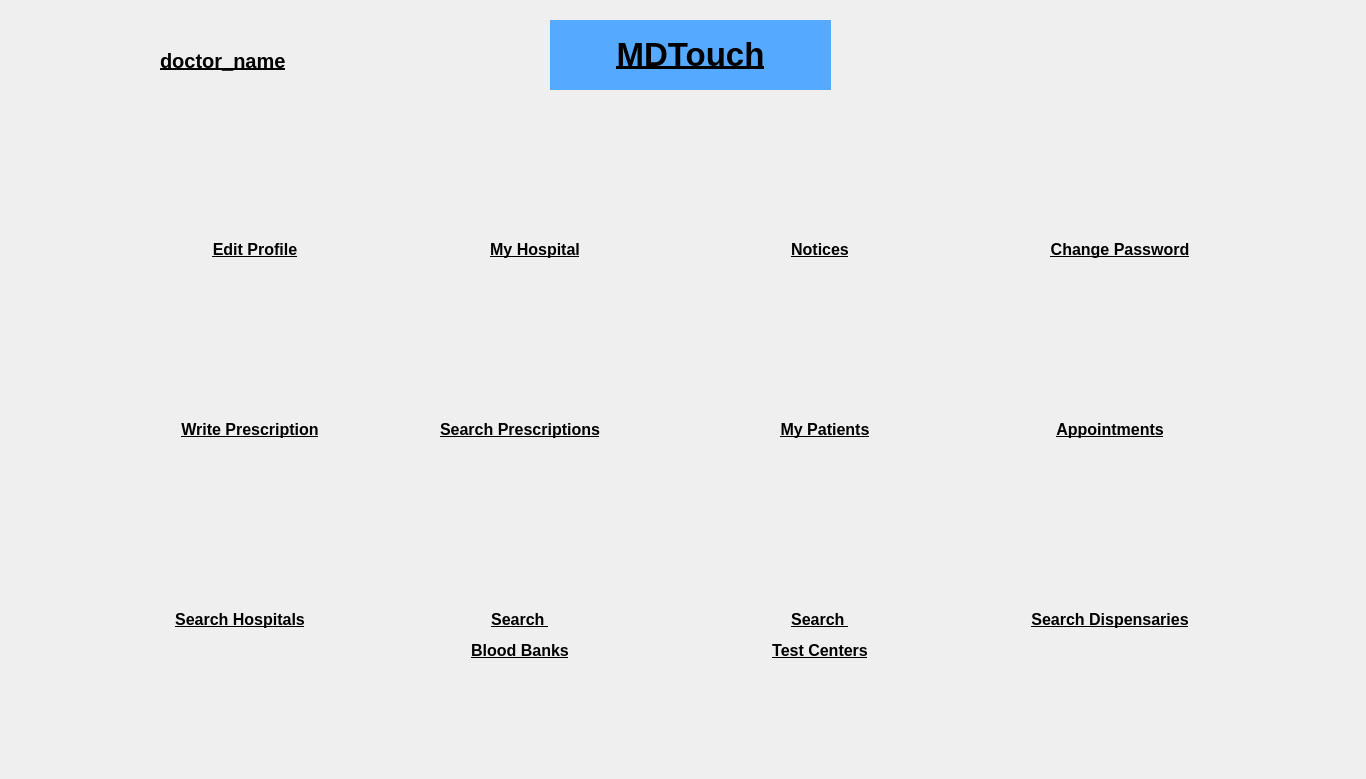
<?xml version="1.0" encoding="UTF-8"?>
<ui version="4.0">
 <class>doctorHome</class>
 <widget class="QMainWindow" name="doctorHome">
  <property name="geometry">
   <rect>
    <x>0</x>
    <y>0</y>
    <width>1366</width>
    <height>779</height>
   </rect>
  </property>
  <property name="windowTitle">
   <string>MainWindow</string>
  </property>
  <widget class="QWidget" name="centralwidget">
   <widget class="QLabel" name="title">
    <property name="geometry">
     <rect>
      <x>550</x>
      <y>20</y>
      <width>281</width>
      <height>70</height>
     </rect>
    </property>
    <property name="sizePolicy">
     <sizepolicy hsizetype="Fixed" vsizetype="Fixed">
      <horstretch>0</horstretch>
      <verstretch>0</verstretch>
     </sizepolicy>
    </property>
    <property name="minimumSize">
     <size>
      <width>0</width>
      <height>50</height>
     </size>
    </property>
    <property name="maximumSize">
     <size>
      <width>400</width>
      <height>70</height>
     </size>
    </property>
    <property name="styleSheet">
     <string notr="true">background-color: rgb(85, 170, 255);</string>
    </property>
    <property name="text">
     <string>&lt;!DOCTYPE HTML PUBLIC &quot;-//W3C//DTD HTML 4.0//EN&quot; &quot;http://www.w3.org/TR/REC-html40/strict.dtd&quot;&gt;
&lt;html&gt;&lt;head&gt;&lt;meta name=&quot;qrichtext&quot; content=&quot;1&quot; /&gt;&lt;style type=&quot;text/css&quot;&gt;
p, li { white-space: pre-wrap; }
&lt;/style&gt;&lt;/head&gt;&lt;body style=&quot; font-family:'MS Shell Dlg 2'; font-size:8pt; font-weight:400; font-style:normal;&quot;&gt;
&lt;p align=&quot;center&quot; style=&quot; margin-top:12px; margin-bottom:12px; margin-left:0px; margin-right:0px; -qt-block-indent:0; text-indent:0px;&quot;&gt;&lt;span style=&quot; font-size:25pt; font-weight:600; text-decoration: underline;&quot;&gt;MDTouch&lt;/span&gt;&lt;/p&gt;&lt;/body&gt;&lt;/html&gt;</string>
    </property>
   </widget>
   <widget class="QWidget" name="horizontalLayoutWidget_2">
    <property name="geometry">
     <rect>
      <x>10</x>
      <y>300</y>
      <width>1331</width>
      <height>111</height>
     </rect>
    </property>
    <layout class="QHBoxLayout" name="horizontalLayout_2">
     <item>
      <widget class="QPushButton" name="writePrescription">
       <property name="minimumSize">
        <size>
         <width>100</width>
         <height>100</height>
        </size>
       </property>
       <property name="maximumSize">
        <size>
         <width>100</width>
         <height>100</height>
        </size>
       </property>
       <property name="styleSheet">
        <string notr="true">border:none;</string>
       </property>
       <property name="text">
        <string/>
       </property>
       <property name="icon">
        <iconset>
         <normaloff>../../Images/prescription.png</normaloff>../../Images/prescription.png</iconset>
       </property>
       <property name="iconSize">
        <size>
         <width>100</width>
         <height>100</height>
        </size>
       </property>
      </widget>
     </item>
     <item>
      <widget class="QPushButton" name="searchPrescriptions">
       <property name="minimumSize">
        <size>
         <width>100</width>
         <height>100</height>
        </size>
       </property>
       <property name="maximumSize">
        <size>
         <width>100</width>
         <height>100</height>
        </size>
       </property>
       <property name="styleSheet">
        <string notr="true">border:none;</string>
       </property>
       <property name="text">
        <string/>
       </property>
       <property name="icon">
        <iconset>
         <normaloff>../../Images/search_prescription.png</normaloff>../../Images/search_prescription.png</iconset>
       </property>
       <property name="iconSize">
        <size>
         <width>100</width>
         <height>100</height>
        </size>
       </property>
      </widget>
     </item>
     <item>
      <widget class="QPushButton" name="patients">
       <property name="minimumSize">
        <size>
         <width>100</width>
         <height>100</height>
        </size>
       </property>
       <property name="maximumSize">
        <size>
         <width>100</width>
         <height>100</height>
        </size>
       </property>
       <property name="styleSheet">
        <string notr="true">border:none;</string>
       </property>
       <property name="text">
        <string/>
       </property>
       <property name="icon">
        <iconset>
         <normaloff>../../Images/patients.png</normaloff>../../Images/patients.png</iconset>
       </property>
       <property name="iconSize">
        <size>
         <width>100</width>
         <height>100</height>
        </size>
       </property>
      </widget>
     </item>
     <item>
      <widget class="QPushButton" name="appointments">
       <property name="minimumSize">
        <size>
         <width>100</width>
         <height>100</height>
        </size>
       </property>
       <property name="maximumSize">
        <size>
         <width>100</width>
         <height>100</height>
        </size>
       </property>
       <property name="styleSheet">
        <string notr="true">border:none;</string>
       </property>
       <property name="text">
        <string/>
       </property>
       <property name="icon">
        <iconset>
         <normaloff>../../Images/appointments.png</normaloff>../../Images/appointments.png</iconset>
       </property>
       <property name="iconSize">
        <size>
         <width>100</width>
         <height>100</height>
        </size>
       </property>
      </widget>
     </item>
    </layout>
   </widget>
   <widget class="QWidget" name="horizontalLayoutWidget_3">
    <property name="geometry">
     <rect>
      <x>10</x>
      <y>490</y>
      <width>1331</width>
      <height>111</height>
     </rect>
    </property>
    <layout class="QHBoxLayout" name="horizontalLayout_3">
     <item>
      <widget class="QPushButton" name="searchHospitals">
       <property name="minimumSize">
        <size>
         <width>100</width>
         <height>100</height>
        </size>
       </property>
       <property name="maximumSize">
        <size>
         <width>100</width>
         <height>100</height>
        </size>
       </property>
       <property name="styleSheet">
        <string notr="true">border:none;</string>
       </property>
       <property name="text">
        <string/>
       </property>
       <property name="icon">
        <iconset>
         <normaloff>../../Images/search_hospitals.png</normaloff>../../Images/search_hospitals.png</iconset>
       </property>
       <property name="iconSize">
        <size>
         <width>100</width>
         <height>100</height>
        </size>
       </property>
      </widget>
     </item>
     <item>
      <widget class="QPushButton" name="searchBloodBankCenters">
       <property name="minimumSize">
        <size>
         <width>100</width>
         <height>100</height>
        </size>
       </property>
       <property name="maximumSize">
        <size>
         <width>100</width>
         <height>100</height>
        </size>
       </property>
       <property name="styleSheet">
        <string notr="true">border:none;</string>
       </property>
       <property name="text">
        <string/>
       </property>
       <property name="icon">
        <iconset>
         <normaloff>../../Images/view_bloodBanks.png</normaloff>../../Images/view_bloodBanks.png</iconset>
       </property>
       <property name="iconSize">
        <size>
         <width>100</width>
         <height>100</height>
        </size>
       </property>
      </widget>
     </item>
     <item>
      <widget class="QPushButton" name="searchTestCenters">
       <property name="minimumSize">
        <size>
         <width>100</width>
         <height>100</height>
        </size>
       </property>
       <property name="maximumSize">
        <size>
         <width>100</width>
         <height>100</height>
        </size>
       </property>
       <property name="styleSheet">
        <string notr="true">border:none;</string>
       </property>
       <property name="text">
        <string/>
       </property>
       <property name="icon">
        <iconset>
         <normaloff>../../Images/search_testCenters.png</normaloff>../../Images/search_testCenters.png</iconset>
       </property>
       <property name="iconSize">
        <size>
         <width>100</width>
         <height>100</height>
        </size>
       </property>
      </widget>
     </item>
     <item>
      <widget class="QPushButton" name="searchDispensaries">
       <property name="minimumSize">
        <size>
         <width>100</width>
         <height>100</height>
        </size>
       </property>
       <property name="maximumSize">
        <size>
         <width>100</width>
         <height>100</height>
        </size>
       </property>
       <property name="styleSheet">
        <string notr="true">border:none;</string>
       </property>
       <property name="text">
        <string/>
       </property>
       <property name="icon">
        <iconset>
         <normaloff>../../Images/search_medicines.png</normaloff>../../Images/search_medicines.png</iconset>
       </property>
       <property name="iconSize">
        <size>
         <width>100</width>
         <height>100</height>
        </size>
       </property>
      </widget>
     </item>
    </layout>
   </widget>
   <widget class="QWidget" name="horizontalLayoutWidget">
    <property name="geometry">
     <rect>
      <x>10</x>
      <y>120</y>
      <width>1331</width>
      <height>109</height>
     </rect>
    </property>
    <layout class="QHBoxLayout" name="horizontalLayout">
     <item>
      <widget class="QPushButton" name="editProfile">
       <property name="minimumSize">
        <size>
         <width>100</width>
         <height>100</height>
        </size>
       </property>
       <property name="maximumSize">
        <size>
         <width>100</width>
         <height>100</height>
        </size>
       </property>
       <property name="styleSheet">
        <string notr="true">border:none;</string>
       </property>
       <property name="text">
        <string/>
       </property>
       <property name="icon">
        <iconset>
         <normaloff>../../Images/edit_profile.png</normaloff>../../Images/edit_profile.png</iconset>
       </property>
       <property name="iconSize">
        <size>
         <width>100</width>
         <height>100</height>
        </size>
       </property>
      </widget>
     </item>
     <item>
      <widget class="QPushButton" name="myHospital">
       <property name="minimumSize">
        <size>
         <width>100</width>
         <height>100</height>
        </size>
       </property>
       <property name="maximumSize">
        <size>
         <width>100</width>
         <height>100</height>
        </size>
       </property>
       <property name="styleSheet">
        <string notr="true">border:none;</string>
       </property>
       <property name="text">
        <string/>
       </property>
       <property name="icon">
        <iconset>
         <normaloff>../../Images/my_hospital.png</normaloff>../../Images/my_hospital.png</iconset>
       </property>
       <property name="iconSize">
        <size>
         <width>100</width>
         <height>100</height>
        </size>
       </property>
      </widget>
     </item>
     <item>
      <widget class="QPushButton" name="notices">
       <property name="minimumSize">
        <size>
         <width>100</width>
         <height>100</height>
        </size>
       </property>
       <property name="maximumSize">
        <size>
         <width>100</width>
         <height>100</height>
        </size>
       </property>
       <property name="styleSheet">
        <string notr="true">border:none;</string>
       </property>
       <property name="text">
        <string/>
       </property>
       <property name="icon">
        <iconset>
         <normaloff>../../Images/notices.png</normaloff>../../Images/notices.png</iconset>
       </property>
       <property name="iconSize">
        <size>
         <width>100</width>
         <height>100</height>
        </size>
       </property>
      </widget>
     </item>
     <item>
      <widget class="QPushButton" name="changePassword">
       <property name="minimumSize">
        <size>
         <width>100</width>
         <height>100</height>
        </size>
       </property>
       <property name="maximumSize">
        <size>
         <width>100</width>
         <height>100</height>
        </size>
       </property>
       <property name="styleSheet">
        <string notr="true">border:none;</string>
       </property>
       <property name="text">
        <string/>
       </property>
       <property name="icon">
        <iconset>
         <normaloff>../../Images/change_password.png</normaloff>../../Images/change_password.png</iconset>
       </property>
       <property name="iconSize">
        <size>
         <width>100</width>
         <height>100</height>
        </size>
       </property>
      </widget>
     </item>
    </layout>
   </widget>
   <widget class="QLabel" name="editProfileLabel">
    <property name="geometry">
     <rect>
      <x>180</x>
      <y>230</y>
      <width>150</width>
      <height>40</height>
     </rect>
    </property>
    <property name="minimumSize">
     <size>
      <width>150</width>
      <height>40</height>
     </size>
    </property>
    <property name="maximumSize">
     <size>
      <width>150</width>
      <height>40</height>
     </size>
    </property>
    <property name="text">
     <string>&lt;html&gt;&lt;head/&gt;&lt;body&gt;&lt;p&gt;&lt;span style=&quot; font-size:12pt; font-weight:600; text-decoration: underline;&quot;&gt;Edit Profile&lt;/span&gt;&lt;/p&gt;&lt;/body&gt;&lt;/html&gt;</string>
    </property>
    <property name="alignment">
     <set>Qt::AlignCenter</set>
    </property>
   </widget>
   <widget class="QLabel" name="appointmentsLabel">
    <property name="geometry">
     <rect>
      <x>1020</x>
      <y>410</y>
      <width>180</width>
      <height>40</height>
     </rect>
    </property>
    <property name="minimumSize">
     <size>
      <width>180</width>
      <height>40</height>
     </size>
    </property>
    <property name="maximumSize">
     <size>
      <width>180</width>
      <height>40</height>
     </size>
    </property>
    <property name="text">
     <string>&lt;html&gt;&lt;head/&gt;&lt;body&gt;&lt;p&gt;&lt;span style=&quot; font-size:12pt; font-weight:600; text-decoration: underline;&quot;&gt;Appointments&lt;/span&gt;&lt;/p&gt;&lt;/body&gt;&lt;/html&gt;</string>
    </property>
    <property name="alignment">
     <set>Qt::AlignCenter</set>
    </property>
   </widget>
   <widget class="QLabel" name="patientsLabel">
    <property name="geometry">
     <rect>
      <x>750</x>
      <y>410</y>
      <width>150</width>
      <height>40</height>
     </rect>
    </property>
    <property name="minimumSize">
     <size>
      <width>150</width>
      <height>40</height>
     </size>
    </property>
    <property name="maximumSize">
     <size>
      <width>150</width>
      <height>40</height>
     </size>
    </property>
    <property name="text">
     <string>&lt;html&gt;&lt;head/&gt;&lt;body&gt;&lt;p&gt;&lt;span style=&quot; font-size:12pt; font-weight:600; text-decoration: underline;&quot;&gt;My Patients&lt;/span&gt;&lt;/p&gt;&lt;/body&gt;&lt;/html&gt;</string>
    </property>
    <property name="alignment">
     <set>Qt::AlignCenter</set>
    </property>
   </widget>
   <widget class="QLabel" name="noticesLabel">
    <property name="geometry">
     <rect>
      <x>745</x>
      <y>230</y>
      <width>150</width>
      <height>40</height>
     </rect>
    </property>
    <property name="minimumSize">
     <size>
      <width>150</width>
      <height>40</height>
     </size>
    </property>
    <property name="maximumSize">
     <size>
      <width>150</width>
      <height>40</height>
     </size>
    </property>
    <property name="text">
     <string>&lt;html&gt;&lt;head/&gt;&lt;body&gt;&lt;p&gt;&lt;span style=&quot; font-size:12pt; font-weight:600; text-decoration: underline;&quot;&gt;Notices&lt;/span&gt;&lt;/p&gt;&lt;/body&gt;&lt;/html&gt;</string>
    </property>
    <property name="alignment">
     <set>Qt::AlignCenter</set>
    </property>
   </widget>
   <widget class="QLabel" name="writePrescriptionLabel">
    <property name="geometry">
     <rect>
      <x>130</x>
      <y>410</y>
      <width>240</width>
      <height>40</height>
     </rect>
    </property>
    <property name="minimumSize">
     <size>
      <width>240</width>
      <height>40</height>
     </size>
    </property>
    <property name="maximumSize">
     <size>
      <width>240</width>
      <height>40</height>
     </size>
    </property>
    <property name="text">
     <string>&lt;html&gt;&lt;head/&gt;&lt;body&gt;&lt;p&gt;&lt;span style=&quot; font-size:12pt; font-weight:600; text-decoration: underline;&quot;&gt;Write Prescription&lt;/span&gt;&lt;/p&gt;&lt;/body&gt;&lt;/html&gt;</string>
    </property>
    <property name="alignment">
     <set>Qt::AlignCenter</set>
    </property>
   </widget>
   <widget class="QLabel" name="searchPrescriptionsLabel">
    <property name="geometry">
     <rect>
      <x>400</x>
      <y>410</y>
      <width>240</width>
      <height>40</height>
     </rect>
    </property>
    <property name="minimumSize">
     <size>
      <width>240</width>
      <height>40</height>
     </size>
    </property>
    <property name="maximumSize">
     <size>
      <width>240</width>
      <height>40</height>
     </size>
    </property>
    <property name="text">
     <string>&lt;html&gt;&lt;head/&gt;&lt;body&gt;&lt;p&gt;&lt;span style=&quot; font-size:12pt; font-weight:600; text-decoration: underline;&quot;&gt;Search Prescriptions&lt;/span&gt;&lt;/p&gt;&lt;/body&gt;&lt;/html&gt;</string>
    </property>
    <property name="alignment">
     <set>Qt::AlignCenter</set>
    </property>
   </widget>
   <widget class="QLabel" name="consultsLabel">
    <property name="geometry">
     <rect>
      <x>460</x>
      <y>230</y>
      <width>150</width>
      <height>40</height>
     </rect>
    </property>
    <property name="minimumSize">
     <size>
      <width>150</width>
      <height>40</height>
     </size>
    </property>
    <property name="maximumSize">
     <size>
      <width>150</width>
      <height>40</height>
     </size>
    </property>
    <property name="text">
     <string>&lt;html&gt;&lt;head/&gt;&lt;body&gt;&lt;p&gt;&lt;span style=&quot; font-size:12pt; font-weight:600; text-decoration: underline;&quot;&gt;My Hospital&lt;/span&gt;&lt;/p&gt;&lt;/body&gt;&lt;/html&gt;</string>
    </property>
    <property name="alignment">
     <set>Qt::AlignCenter</set>
    </property>
   </widget>
   <widget class="QLabel" name="changePasswordLabel">
    <property name="geometry">
     <rect>
      <x>1000</x>
      <y>230</y>
      <width>240</width>
      <height>40</height>
     </rect>
    </property>
    <property name="minimumSize">
     <size>
      <width>240</width>
      <height>40</height>
     </size>
    </property>
    <property name="maximumSize">
     <size>
      <width>240</width>
      <height>40</height>
     </size>
    </property>
    <property name="text">
     <string>&lt;html&gt;&lt;head/&gt;&lt;body&gt;&lt;p&gt;&lt;span style=&quot; font-size:12pt; font-weight:600; text-decoration: underline;&quot;&gt;Change Password&lt;/span&gt;&lt;/p&gt;&lt;/body&gt;&lt;/html&gt;</string>
    </property>
    <property name="alignment">
     <set>Qt::AlignCenter</set>
    </property>
   </widget>
   <widget class="QLabel" name="searchHospitalsLabel">
    <property name="geometry">
     <rect>
      <x>120</x>
      <y>600</y>
      <width>240</width>
      <height>40</height>
     </rect>
    </property>
    <property name="minimumSize">
     <size>
      <width>240</width>
      <height>40</height>
     </size>
    </property>
    <property name="maximumSize">
     <size>
      <width>240</width>
      <height>40</height>
     </size>
    </property>
    <property name="text">
     <string>&lt;html&gt;&lt;head/&gt;&lt;body&gt;&lt;p&gt;&lt;span style=&quot; font-size:12pt; font-weight:600; text-decoration: underline;&quot;&gt;Search Hospitals&lt;/span&gt;&lt;/p&gt;&lt;/body&gt;&lt;/html&gt;</string>
    </property>
    <property name="alignment">
     <set>Qt::AlignCenter</set>
    </property>
   </widget>
   <widget class="QLabel" name="searchBloodBanksLabel">
    <property name="geometry">
     <rect>
      <x>400</x>
      <y>600</y>
      <width>240</width>
      <height>71</height>
     </rect>
    </property>
    <property name="minimumSize">
     <size>
      <width>240</width>
      <height>40</height>
     </size>
    </property>
    <property name="maximumSize">
     <size>
      <width>240</width>
      <height>80</height>
     </size>
    </property>
    <property name="text">
     <string>&lt;html&gt;&lt;head/&gt;&lt;body&gt;&lt;p align=&quot;center&quot;&gt;&lt;span style=&quot; font-size:12pt; font-weight:600; text-decoration: underline;&quot;&gt;Search &lt;/span&gt;&lt;/p&gt;&lt;p align=&quot;center&quot;&gt;&lt;span style=&quot; font-size:12pt; font-weight:600; text-decoration: underline;&quot;&gt;Blood Banks&lt;/span&gt;&lt;/p&gt;&lt;/body&gt;&lt;/html&gt;</string>
    </property>
    <property name="alignment">
     <set>Qt::AlignCenter</set>
    </property>
   </widget>
   <widget class="QLabel" name="searchTestCentersLabel">
    <property name="geometry">
     <rect>
      <x>700</x>
      <y>600</y>
      <width>240</width>
      <height>71</height>
     </rect>
    </property>
    <property name="minimumSize">
     <size>
      <width>240</width>
      <height>40</height>
     </size>
    </property>
    <property name="maximumSize">
     <size>
      <width>240</width>
      <height>80</height>
     </size>
    </property>
    <property name="text">
     <string>&lt;html&gt;&lt;head/&gt;&lt;body&gt;&lt;p align=&quot;center&quot;&gt;&lt;span style=&quot; font-size:12pt; font-weight:600; text-decoration: underline;&quot;&gt;Search &lt;/span&gt;&lt;/p&gt;&lt;p align=&quot;center&quot;&gt;&lt;span style=&quot; font-size:12pt; font-weight:600; text-decoration: underline;&quot;&gt;Test Centers&lt;/span&gt;&lt;/p&gt;&lt;/body&gt;&lt;/html&gt;</string>
    </property>
    <property name="alignment">
     <set>Qt::AlignCenter</set>
    </property>
   </widget>
   <widget class="QLabel" name="searchDispensariesLabel">
    <property name="geometry">
     <rect>
      <x>990</x>
      <y>600</y>
      <width>240</width>
      <height>40</height>
     </rect>
    </property>
    <property name="minimumSize">
     <size>
      <width>240</width>
      <height>40</height>
     </size>
    </property>
    <property name="maximumSize">
     <size>
      <width>240</width>
      <height>40</height>
     </size>
    </property>
    <property name="text">
     <string>&lt;html&gt;&lt;head/&gt;&lt;body&gt;&lt;p&gt;&lt;span style=&quot; font-size:12pt; font-weight:600; text-decoration: underline;&quot;&gt;Search Dispensaries&lt;/span&gt;&lt;/p&gt;&lt;/body&gt;&lt;/html&gt;</string>
    </property>
    <property name="alignment">
     <set>Qt::AlignCenter</set>
    </property>
   </widget>
   <widget class="QLabel" name="doctorName">
    <property name="geometry">
     <rect>
      <x>160</x>
      <y>30</y>
      <width>400</width>
      <height>61</height>
     </rect>
    </property>
    <property name="sizePolicy">
     <sizepolicy hsizetype="Fixed" vsizetype="Fixed">
      <horstretch>0</horstretch>
      <verstretch>0</verstretch>
     </sizepolicy>
    </property>
    <property name="minimumSize">
     <size>
      <width>100</width>
      <height>30</height>
     </size>
    </property>
    <property name="maximumSize">
     <size>
      <width>400</width>
      <height>100</height>
     </size>
    </property>
    <property name="styleSheet">
     <string notr="true">font-size:15pt;
font-weight:bold;
text-decoration: underline</string>
    </property>
    <property name="text">
     <string>doctor_name</string>
    </property>
   </widget>
   <widget class="QPushButton" name="inbox">
    <property name="geometry">
     <rect>
      <x>1220</x>
      <y>20</y>
      <width>50</width>
      <height>50</height>
     </rect>
    </property>
    <property name="minimumSize">
     <size>
      <width>50</width>
      <height>50</height>
     </size>
    </property>
    <property name="maximumSize">
     <size>
      <width>50</width>
      <height>50</height>
     </size>
    </property>
    <property name="styleSheet">
     <string notr="true">border:none;</string>
    </property>
    <property name="text">
     <string/>
    </property>
    <property name="icon">
     <iconset>
      <normaloff>../../Images/doctor_consultant.png</normaloff>../../Images/doctor_consultant.png</iconset>
    </property>
    <property name="iconSize">
     <size>
      <width>50</width>
      <height>50</height>
     </size>
    </property>
   </widget>
   <widget class="QPushButton" name="logout">
    <property name="geometry">
     <rect>
      <x>1290</x>
      <y>20</y>
      <width>50</width>
      <height>50</height>
     </rect>
    </property>
    <property name="minimumSize">
     <size>
      <width>50</width>
      <height>50</height>
     </size>
    </property>
    <property name="maximumSize">
     <size>
      <width>50</width>
      <height>50</height>
     </size>
    </property>
    <property name="styleSheet">
     <string notr="true">border:none;</string>
    </property>
    <property name="text">
     <string/>
    </property>
    <property name="icon">
     <iconset>
      <normaloff>../../Images/LogoutIcon.png</normaloff>../../Images/LogoutIcon.png</iconset>
    </property>
    <property name="iconSize">
     <size>
      <width>50</width>
      <height>50</height>
     </size>
    </property>
   </widget>
  </widget>
 </widget>
 <resources/>
 <connections/>
</ui>
